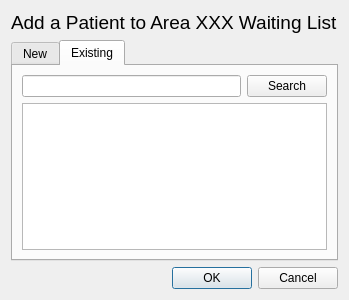
<?xml version="1.0" encoding="UTF-8"?>
<ui version="4.0">
 <class>AddPatientToWaitingListForm</class>
 <widget class="QDialog" name="AddPatientToWaitingListForm">
  <property name="geometry">
   <rect>
    <x>0</x>
    <y>0</y>
    <width>335</width>
    <height>300</height>
   </rect>
  </property>
  <property name="windowTitle">
   <string>Dialog</string>
  </property>
  <layout class="QGridLayout" name="gridLayout_3">
   <item row="0" column="0">
    <widget class="QLabel" name="label">
     <property name="font">
      <font>
       <pointsize>14</pointsize>
      </font>
     </property>
     <property name="text">
      <string>Add a Patient to Area XXX Waiting List</string>
     </property>
    </widget>
   </item>
   <item row="1" column="0">
    <widget class="QTabWidget" name="tabWidget">
     <property name="currentIndex">
      <number>1</number>
     </property>
     <widget class="QWidget" name="New">
      <property name="styleSheet">
       <string notr="true"/>
      </property>
      <attribute name="title">
       <string>New</string>
      </attribute>
      <layout class="QGridLayout" name="gridLayout_2">
       <item row="0" column="0">
        <layout class="QGridLayout" name="gridLayout">
         <property name="leftMargin">
          <number>15</number>
         </property>
         <property name="rightMargin">
          <number>15</number>
         </property>
         <item row="1" column="0">
          <widget class="QLabel" name="label_2">
           <property name="text">
            <string>Last Name</string>
           </property>
          </widget>
         </item>
         <item row="0" column="1">
          <widget class="QLineEdit" name="lineEdit"/>
         </item>
         <item row="1" column="1">
          <widget class="QLineEdit" name="lineEdit_2"/>
         </item>
         <item row="2" column="1">
          <widget class="QDateEdit" name="dateEdit"/>
         </item>
         <item row="2" column="0">
          <widget class="QLabel" name="label_3">
           <property name="text">
            <string>Birthday</string>
           </property>
          </widget>
         </item>
         <item row="0" column="0">
          <widget class="QLabel" name="label_4">
           <property name="text">
            <string>First Name</string>
           </property>
          </widget>
         </item>
        </layout>
       </item>
      </layout>
     </widget>
     <widget class="QWidget" name="Existing">
      <attribute name="title">
       <string>Existing</string>
      </attribute>
      <layout class="QGridLayout" name="gridLayout_4">
       <item row="0" column="0">
        <layout class="QHBoxLayout" name="horizontalLayout">
         <item>
          <widget class="QLineEdit" name="lineEdit_3"/>
         </item>
         <item>
          <widget class="QPushButton" name="pushButton">
           <property name="text">
            <string>Search</string>
           </property>
          </widget>
         </item>
        </layout>
       </item>
       <item row="1" column="0">
        <widget class="QListView" name="listView">
         <property name="modelColumn">
          <number>0</number>
         </property>
         <property name="selectionRectVisible">
          <bool>true</bool>
         </property>
        </widget>
       </item>
      </layout>
     </widget>
    </widget>
   </item>
   <item row="2" column="0">
    <widget class="QDialogButtonBox" name="buttonBox">
     <property name="orientation">
      <enum>Qt::Horizontal</enum>
     </property>
     <property name="standardButtons">
      <set>QDialogButtonBox::Cancel|QDialogButtonBox::Ok</set>
     </property>
    </widget>
   </item>
  </layout>
 </widget>
 <resources/>
 <connections>
  <connection>
   <sender>buttonBox</sender>
   <signal>accepted()</signal>
   <receiver>AddPatientToWaitingListForm</receiver>
   <slot>accept()</slot>
   <hints>
    <hint type="sourcelabel">
     <x>248</x>
     <y>254</y>
    </hint>
    <hint type="destinationlabel">
     <x>157</x>
     <y>274</y>
    </hint>
   </hints>
  </connection>
  <connection>
   <sender>buttonBox</sender>
   <signal>rejected()</signal>
   <receiver>AddPatientToWaitingListForm</receiver>
   <slot>reject()</slot>
   <hints>
    <hint type="sourcelabel">
     <x>316</x>
     <y>260</y>
    </hint>
    <hint type="destinationlabel">
     <x>286</x>
     <y>274</y>
    </hint>
   </hints>
  </connection>
 </connections>
</ui>
